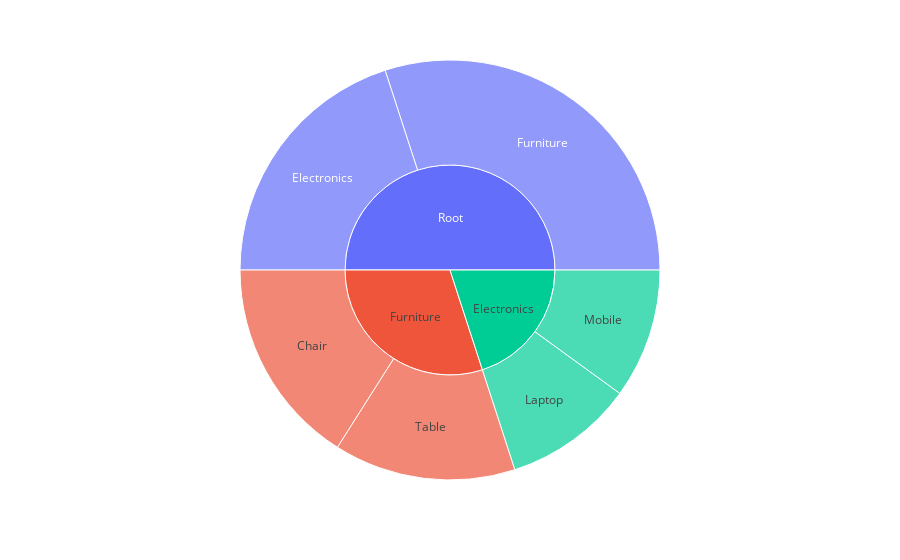

Notebook cell for this chart:
### Code cell
# Task 13: Visualizing Hierarchical Data (Tree/Sunburst Chart)
# Objective:Visualize hierarchical data using `plotly`
import pandas as pd
import plotly.express as px

# Sample hierarchical data (product categories and subcategories)
data = {
    'Parent': ['Root', 'Root', 'Electronics', 'Electronics', 'Furniture', 'Furniture'],
    'Child': ['Electronics', 'Furniture', 'Mobile', 'Laptop', 'Chair', 'Table'],
    'Value': [10, 15, 5, 5, 8, 7]
}

df_hierarchy = pd.DataFrame(data)

# Plot sunburst chart
fig = px.sunburst(df_hierarchy, path=['Parent', 'Child'], values='Value')
fig.show()

### Figure 1 — Plotly figure (JSON) as saved in the notebook; plotly's stock layout.template omitted (floating-point values rounded to 4 significant figures)
{"data": [{"branchvalues": "total", "domain": {"x": [0, 1], "y": [0, 1]}, "hovertemplate": "labels=%{label}<br>Value=%{value}<br>parent=%{parent}<br>id=%{id}<extra></extra>", "ids": ["Furniture/Chair", "Root/Electronics", "Root/Furniture", "Electronics/Laptop", "Electronics/Mobile", "Furniture/Table", "Electronics", "Furniture", "Root"], "labels": ["Chair", "Electronics", "Furniture", "Laptop", "Mobile", "Table", "Electronics", "Furniture", "Root"], "name": "", "parents": ["Furniture", "Root", "Root", "Electronics", "Electronics", "Furniture", "", "", ""], "type": "sunburst", "values": [8, 10, 15, 5, 5, 7, 10, 15, 25]}], "layout": {"autosize": true, "legend": {"tracegroupgap": 0}, "margin": {"t": 60}}}
